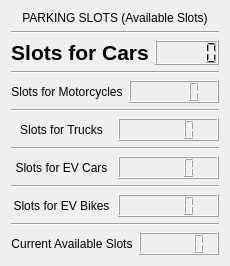
      <widget class="QWidget" name="pSlots">
       <attribute name="title">
        <string>Page</string>
       </attribute>
       <layout class="QVBoxLayout" name="verticalLayout">
        <item>
         <widget class="QLabel" name="label_3">
          <property name="styleSheet">
           <string notr="true">font: 700 18pt &quot;Segoe UI&quot;;</string>
          </property>
          <property name="text">
           <string>PARKING SLOTS (Available Slots)</string>
          </property>
          <property name="alignment">
           <set>Qt::AlignmentFlag::AlignCenter</set>
          </property>
         </widget>
        </item>
        <item>
         <widget class="Line" name="line_5">
          <property name="orientation">
           <enum>Qt::Orientation::Horizontal</enum>
          </property>
         </widget>
        </item>
        <item>
         <layout class="QVBoxLayout" name="verticalLayout_2" stretch="1,0,1,0,1,0,1,0,1,0,1">
          <property name="sizeConstraint">
           <enum>QLayout::SizeConstraint::SetDefaultConstraint</enum>
          </property>
          <property name="topMargin">
           <number>0</number>
          </property>
          <property name="bottomMargin">
           <number>0</number>
          </property>
          <item>
           <layout class="QHBoxLayout" name="horizontalLayout_5">
            <item>
             <widget class="QLabel" name="label_6">
              <property name="font">
               <font>
                <family>Segoe UI</family>
                <pointsize>16</pointsize>
                <italic>false</italic>
                <bold>true</bold>
               </font>
              </property>
              <property name="styleSheet">
               <string notr="true">font: 700 16pt &quot;Segoe UI&quot;;</string>
              </property>
              <property name="text">
               <string>Slots for Cars</string>
              </property>
              <property name="alignment">
               <set>Qt::AlignmentFlag::AlignCenter</set>
              </property>
             </widget>
            </item>
            <item>
             <widget class="QLCDNumber" name="CarLCD_3">
              <property name="midLineWidth">
               <number>0</number>
              </property>
             </widget>
            </item>
           </layout>
          </item>
          <item>
           <widget class="Line" name="line">
            <property name="orientation">
             <enum>Qt::Orientation::Horizontal</enum>
            </property>
           </widget>
          </item>
          <item>
           <layout class="QHBoxLayout" name="horizontalLayout_4">
            <item>
             <widget class="QLabel" name="label_7">
              <property name="styleSheet">
               <string notr="true">font: 700 16pt &quot;Segoe UI&quot;;</string>
              </property>
              <property name="text">
               <string>Slots for Motorcycles</string>
              </property>
              <property name="alignment">
               <set>Qt::AlignmentFlag::AlignCenter</set>
              </property>
             </widget>
            </item>
            <item>
             <widget class="QLCDNumber" name="BikeLCD_3"/>
            </item>
           </layout>
          </item>
          <item>
           <widget class="Line" name="line_2">
            <property name="orientation">
             <enum>Qt::Orientation::Horizontal</enum>
            </property>
           </widget>
          </item>
          <item>
           <layout class="QHBoxLayout" name="horizontalLayout_2">
            <item>
             <widget class="QLabel" name="label_8">
              <property name="styleSheet">
               <string notr="true">font: 700 16pt &quot;Segoe UI&quot;;</string>
              </property>
              <property name="text">
               <string>Slots for Trucks</string>
              </property>
              <property name="alignment">
               <set>Qt::AlignmentFlag::AlignCenter</set>
              </property>
             </widget>
            </item>
            <item>
             <widget class="QLCDNumber" name="TruckLCD_3"/>
            </item>
           </layout>
          </item>
          <item>
           <widget class="Line" name="line_3">
            <property name="orientation">
             <enum>Qt::Orientation::Horizontal</enum>
            </property>
           </widget>
          </item>
          <item>
           <layout class="QHBoxLayout" name="horizontalLayout_12">
            <property name="topMargin">
             <number>0</number>
            </property>
            <item>
             <widget class="QLabel" name="label_10">
              <property name="layoutDirection">
               <enum>Qt::LayoutDirection::LeftToRight</enum>
              </property>
              <property name="styleSheet">
               <string notr="true">font: 700 16pt &quot;Segoe UI&quot;;</string>
              </property>
              <property name="text">
               <string>Slots for EV Cars</string>
              </property>
              <property name="alignment">
               <set>Qt::AlignmentFlag::AlignCenter</set>
              </property>
             </widget>
            </item>
            <item>
             <widget class="QLCDNumber" name="ECLCD_3"/>
            </item>
           </layout>
          </item>
          <item>
           <widget class="Line" name="line_8">
            <property name="orientation">
             <enum>Qt::Orientation::Horizontal</enum>
            </property>
           </widget>
          </item>
          <item>
           <layout class="QHBoxLayout" name="horizontalLayout_13">
            <property name="bottomMargin">
             <number>0</number>
            </property>
            <item>
             <widget class="QLabel" name="label_11">
              <property name="styleSheet">
               <string notr="true">font: 700 16pt &quot;Segoe UI&quot;;</string>
              </property>
              <property name="text">
               <string>Slots for EV Bikes</string>
              </property>
              <property name="alignment">
               <set>Qt::AlignmentFlag::AlignCenter</set>
              </property>
             </widget>
            </item>
            <item>
             <widget class="QLCDNumber" name="EBLCD_3"/>
            </item>
           </layout>
          </item>
          <item>
           <widget class="Line" name="line_7">
            <property name="orientation">
             <enum>Qt::Orientation::Horizontal</enum>
            </property>
           </widget>
          </item>
          <item>
           <layout class="QHBoxLayout" name="horizontalLayout_3">
            <item>
             <widget class="QLabel" name="label_5">
              <property name="styleSheet">
               <string notr="true">font: 700 16pt &quot;Segoe UI&quot;;</string>
              </property>
              <property name="text">
               <string>Current Available Slots</string>
              </property>
              <property name="alignment">
               <set>Qt::AlignmentFlag::AlignCenter</set>
              </property>
             </widget>
            </item>
            <item>
             <widget class="QLCDNumber" name="AvailableSlotsLCD">
              <property name="layoutDirection">
               <enum>Qt::LayoutDirection::RightToLeft</enum>
              </property>
             </widget>
            </item>
           </layout>
          </item>
         </layout>
        </item>
       </layout>
      </widget>
